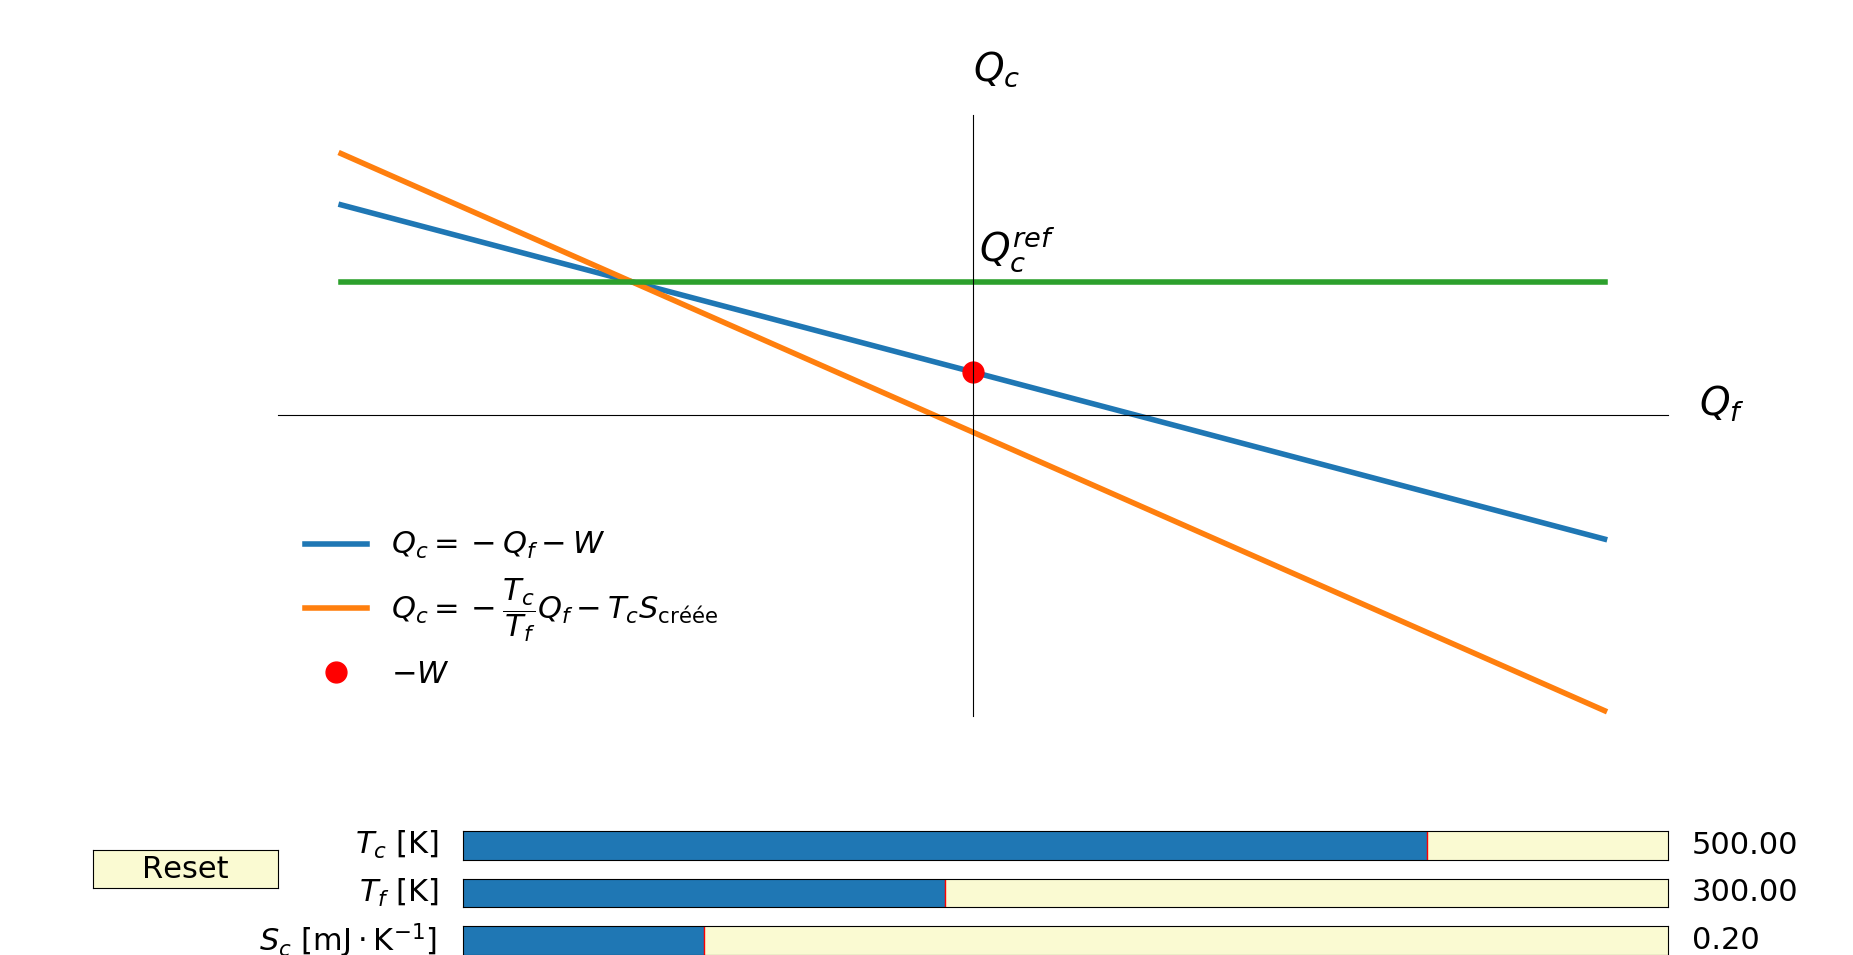

Write the Python code that produced this figure.
# This import registers the 3D projection, but is otherwise unused.

from mpl_toolkits import mplot3d
import numpy as np
import matplotlib
import matplotlib.pyplot as plt
from matplotlib.widgets import Slider, Button, RadioButtons
from matplotlib.colors import LogNorm
matplotlib.rc('xtick', labelsize=24)
matplotlib.rc('ytick', labelsize=24)
matplotlib.rcParams.update({'font.size': 22})

#  cree une figure et une tableau d'abscisses
### Initialisation des grandeurs
#positions sur l'ecran d'observation
qf = np.linspace(-1,1,10) # [J] chaleur recue par le systeme venant de la source froide

#parametres initiaux
Tc = 500 #temperature source chaude
Tf = 300 #temperature source froide
qc0 = 0.8


Sc = 0.1/Tc #entropie creee (irreversibilite)



def qc_s(qf, Tc, Tf, Sc):
    return(-Tc*qf/Tf - Tc*Sc)

def qc_u(qf, Tc, Tf, Sc, qc0):
    qf0 = -Tf*qc0/Tc - Tf*Sc
    W = - qc0 - qf0
    return(-qf - W)

def work(qf, Tc, Tf, Sc, qc0):
    qf0 = -Tf*qc0/Tc - Tf*Sc
    W = - qc0 - qf0
    return(-W)


### Affichage initial
fig = plt.figure()
ax = fig.add_subplot(111)
f, = plt.plot(qf, qc_u(qf, Tc, Tf, Sc, qc0), lw=4, label='$Q_c = - Q_f - W$')
g, = plt.plot(qf, qc_s(qf, Tc, Tf, Sc), lw=4, label='$Q_c = - \dfrac{T_c}{T_f}Q_f- T_c S_\mathrm{créée}$')
h, = plt.plot(qf,qc0*np.ones(len(qf)), lw=4)
i, = plt.plot(0,work(qf, Tc, Tf, Sc, qc0),  'or', markersize=15, label='$-W$')
plt.subplots_adjust(left=0.15, bottom=0.25)
plt.xticks([])
plt.yticks([])
plt.ylim([-1.8,1.8])
ax.spines['left'].set_position('zero')
ax.spines['right'].set_color('none')
ax.spines['bottom'].set_position('zero')
ax.spines['top'].set_color('none')
plt.text(0,2,'$Q_c$', fontsize = 28)
plt.text(0.01, 0.92 ,'$Q_c^{ref}$', fontsize = 28)
plt.text(1.15,0,'$Q_f$', fontsize = 28)
plt.legend(frameon=False)
plt.show()

### Slider

# cree les glissieres pour ajuster a et b
axcolor = 'lightgoldenrodyellow'
axTc  = plt.axes([0.25, 0.1, 0.65, 0.03], facecolor=axcolor)
axTf = plt.axes([0.25, 0.05, 0.65, 0.03], facecolor=axcolor)
axSc = plt.axes([0.25, 0.0, 0.65, 0.03], facecolor=axcolor)

sTc = Slider(axTc, '$T_c$ [K]', 100, 600, valinit=Tc)
sTf = Slider(axTf, '$T_f$ [K]', 100, 600, valinit=Tf)
sSc = Slider(axSc, '$S_c$ [$\mathrm{mJ \cdot K^{-1}}$] ', 0, 1, valinit=Sc*1e3)
plt.subplots_adjust()

def update(val):
    Tc1 = sTc.val
    Tf1 = sTf.val
    Sc1 = sSc.val*1e-3
    f.set_ydata(qc_u(qf, Tc1, Tf1, Sc1, qc0))
    g.set_ydata(qc_s(qf, Tc1, Tf1, Sc1))
    h.set_ydata(qc0*np.ones(len(qf)))
    i.set_ydata(work(qf, Tc1, Tf1, Sc1, qc0))
    fig.canvas.draw_idle()

# rendre les glissieres actives :
sTc.on_changed(update)
sTf.on_changed(update)
sSc.on_changed(update)

#  creer un bouton reset , pour les glissieres :
resetax = plt.axes([0.05, 0.07, 0.1, 0.04])
button = Button(resetax, 'Reset', color=axcolor, hovercolor='0.975')
def reset(event):
    sTc.reset()
    sTf.reset()
    sSc.reset()
button.on_clicked(reset)


# afficher le graphe :

mng = plt.get_current_fig_manager()     #Plein ecran
mng.window.showMaximized()
plt.show()
